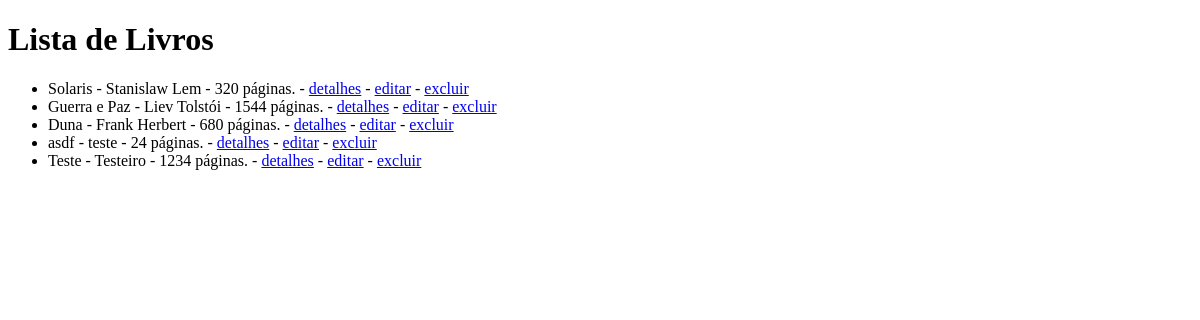
Before: /book/list/ with the older database file.
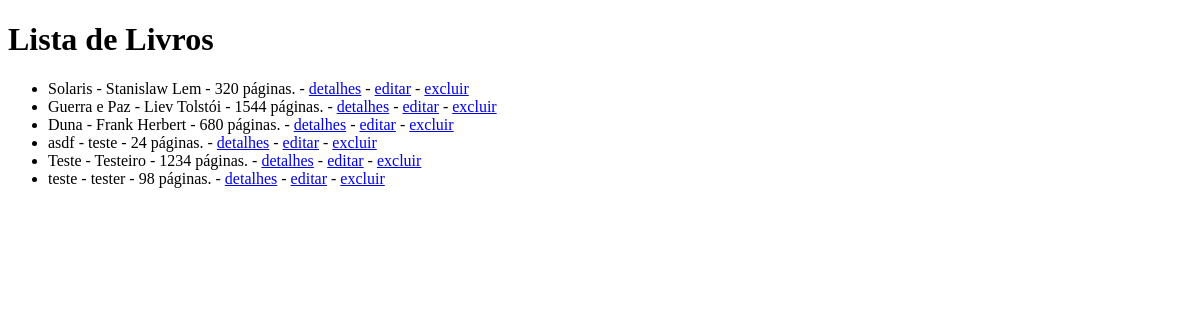
After: the same page with the newer database file.
### app/models.py (models this page shows, shortened)
class Book(models.Model):
    title = models.CharField(max_length=100)
    author = models.CharField(max_length=100)
    pages = models.IntegerField()
    published_date = models.DateField()

### app/views.py (the view)
# urls.py: path("book/list/", BooklistView.as_view(), name='book_list'),
class BooklistView(ListView):
    model = Book
    template_name = "app/book_list.html"
    context_object_name = "books"

### app/templates/app/book_list.html (shortened to what this page needs)
<!DOCTYPE html>
<html lang="pt-br">
<head>
</head>
<body>
    <h1>Lista de Livros</h1>
    <ul>
        {% for book in books %}
            <li>{{book.title}} - {{book.author}} - {{book.pages}} páginas. - <a href="/book/{{book.id}}" >detalhes</a> - <a href="/book/edit/{{book.id}}" >editar</a> - <a href="/book/delete/{{book.id}}" >excluir</a> </li>
        {% empty %}
            <li>Nenhum livro cadastrado!</li>
        {% endfor %}
    </ul>
</body>
</html>

Changed rows visible on the page:
added Book: title "teste", author "tester", pages "98"
